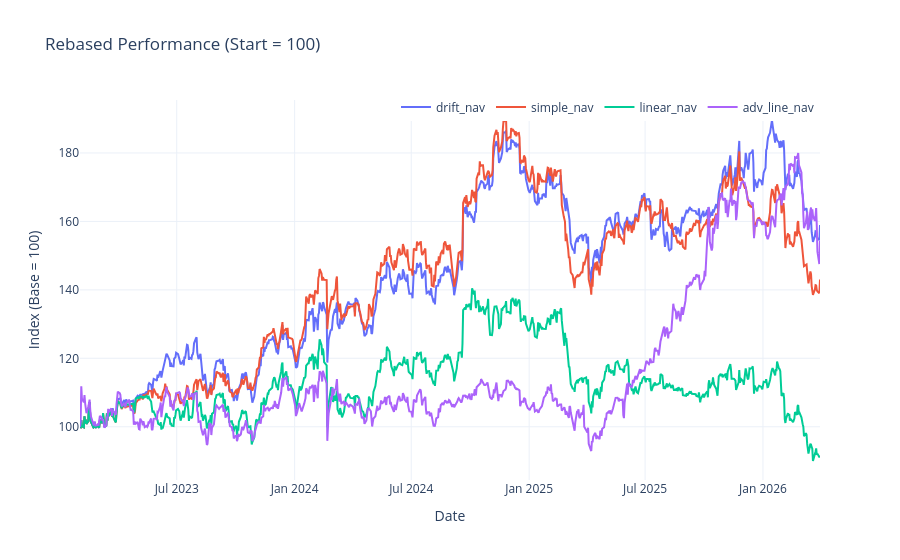

Source (notebook cell):
### Code cell
analysis.plot_rebased_performance(df2[['drift_nav','simple_nav','linear_nav','adv_line_nav']])

### Figure 1 — Plotly figure (JSON) as saved in the notebook; plotly's stock layout.template omitted (floating-point values rounded to 4 significant figures; data arrays with more than 128 entries replaced by an {"elided": "..."} marker saying what was removed)
{"data": [{"hovertemplate": "<b>%{fullData.name}</b><br>Date: %{x|%b %d, %Y}<br>Value: %{y:.2f}<extra></extra>", "mode": "lines", "name": "drift_nav", "type": "scatter", "x": {"elided": "794 str values"}, "y": {"elided": "794 float values"}}, {"hovertemplate": "<b>%{fullData.name}</b><br>Date: %{x|%b %d, %Y}<br>Value: %{y:.2f}<extra></extra>", "mode": "lines", "name": "simple_nav", "type": "scatter", "x": {"elided": "794 str values"}, "y": {"elided": "794 float values"}}, {"hovertemplate": "<b>%{fullData.name}</b><br>Date: %{x|%b %d, %Y}<br>Value: %{y:.2f}<extra></extra>", "mode": "lines", "name": "linear_nav", "type": "scatter", "x": {"elided": "794 str values"}, "y": {"elided": "794 float values"}}, {"hovertemplate": "<b>%{fullData.name}</b><br>Date: %{x|%b %d, %Y}<br>Value: %{y:.2f}<extra></extra>", "mode": "lines", "name": "adv_line_nav", "type": "scatter", "x": {"elided": "794 str values"}, "y": {"elided": "794 float values"}}], "layout": {"hovermode": "closest", "legend": {"orientation": "h", "x": 1, "xanchor": "right", "y": 1.02}, "title": {"text": "Rebased Performance (Start = 100)"}, "xaxis": {"title": {"text": "Date"}}, "yaxis": {"title": {"text": "Index (Base = 100)"}}}}
